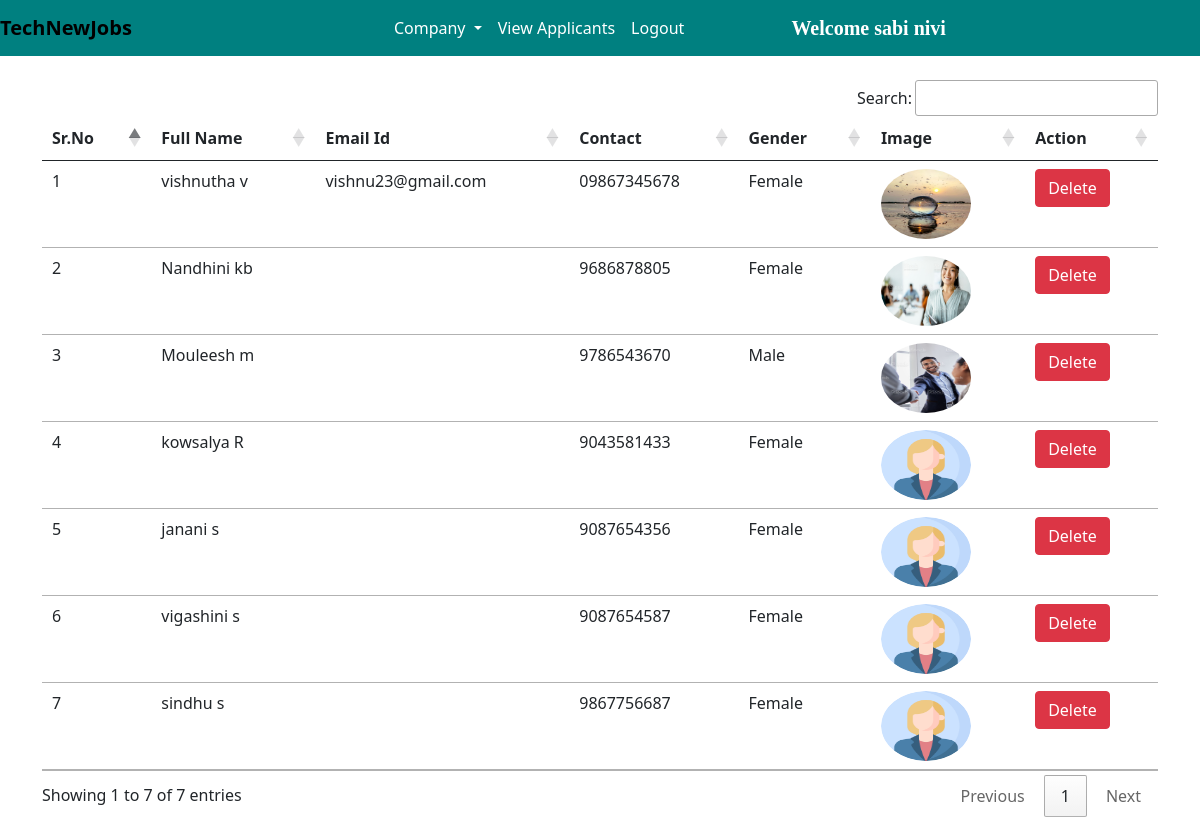
/view_applicants/ (signed in), run on the app's committed database.
### JobsApp/models.py (models this page shows, shortened)
class Applicant(models.Model):
    user = models.ForeignKey(User, on_delete=models.CASCADE)
    phone = models.CharField(max_length=10)
    image = models.ImageField(upload_to="")
    gender = models.CharField(max_length=10)
    type = models.CharField(max_length=15)

### JobsApp/views.py (the view)
# urls.py: path("view_applicants/", views.view_applicants, name="view_applicants"),
def view_applicants(request):
    if not request.user.is_authenticated:
        return redirect("/admin_login")
    applicants = Applicant.objects.all()
    return render(request, "view_applicants.html", {'applicants': applicants})

### JobsApp/templates/view_applicants.html (shortened to what this page needs)
{% extends 'admin_navbar.html' %}
{% block view_applicants %} active {% endblock %}
{% block body %}
<div class="container mt-4">
<table class="table table-hover" id="example">
    <thead>
        <tr>
            <th>Sr.No</th>
            <th>Full Name</th>
            <th>Email Id</th>
            <th>Contact</th>
            <th>Gender</th>
            <th>Image</th>
            <th>Action</th>
        </tr>
    </thead>
    <tbody>
        {% for applicant in applicants %}
        <tr>
            <td>{{forloop.counter}}</td>
            <td>{{applicant.user.get_full_name}}</td>
            <td>{{applicant.user.email}}</td>
            <td>{{applicant.phone}}</td>
            <td>{{applicant.gender}}</td>
            <td><img src="{{applicant.image.url}}" class="rounded-circle" width="90px" height="70px"></td>
            <td><a href="/delete_user/{{applicant.user.id}}/" class="btn btn-danger" onclick="return confirm('Are you sure you want to delete this applicant?')">Delete</a></td>
        </tr>
        {% endfor %}
    </tbody>
</table>
</div>
{% endblock %}

### JobsApp/templates/admin_navbar.html (shortened to what this page needs)
<!doctype html>
<html lang="en">
<head>
  <link href="https://cdn.jsdelivr.net/npm/bootstrap@5.0.2/dist/css/bootstrap.min.css" rel="stylesheet"
>
  <link rel="stylesheet" href="https://cdn.datatables.net/1.10.25/css/jquery.dataTables.min.css">
  <link rel="stylesheet" href="https://cdn.datatables.net/buttons/1.7.1/css/buttons.dataTables.min.css">
</head>
<body>
  <nav class="navbar navbar-expand-lg navbar-dark">
      <a class="navbar-brand" href="/"><span class="head1">Tech</span><span class="head2">NewJobs</span></a>
      <div class="container w-50">
      <div class="collapse navbar-collapse" id="navbarSupportedContent">
        <ul class="navbar-nav me-auto mb-2 mb-lg-0">
          <div class="collapse navbar-collapse" id="navbarNavDarkDropdown">
            <ul class="navbar-nav">
              <li class="nav-item dropdown">
                <a class="nav-link active dropdown-toggle" href="#" id="navbarDarkDropdownMenuLink" role="button" data-bs-toggle="dropdown" aria-expanded="false">
                  Company
                </a>
              </li>
            </ul>
          </div>
          <li class="nav-item">
            <a class="nav-link {% block view_applicants %} {% endblock %}" href="/view_applicants/">View Applicants</a>
          </li>
          <li class="nav-item">
            <a class="nav-link active" href="/logout/">Logout</a>
          </li>
        </ul>
        <a class="navbar-brand" style="font-weight: bold; font-family: 'Times New Roman', Times, serif;" href="#">Welcome {{request.user.get_full_name}}</a>
      </div>
      </div>
  </nav>
  {% block body %}
  {% endblock %}
</body>
</html>

### JobsApp/templates/admin_navbar.html (style rules this page uses)
.navbar { background-color: teal; }
.head1 { color: black; font-size: 20px; font-weight: bold; height: 40px; }
.head2 { color: black; font-size: 20px; font-weight: bold; }

### data on the page
Applicant: user.get_full_name "vishnutha v", user.email "vishnu23@gmail.com", phone "09867345678", gender "Female", image (picture)
Applicant: user.get_full_name "Nandhini kb", phone "9686878805", gender "Female", image (picture)
Applicant: user.get_full_name "Mouleesh m", phone "9786543670", gender "Male", image (picture)
Applicant: user.get_full_name "kowsalya R", phone "9043581433", gender "Female", image (picture)
Applicant: user.get_full_name "janani s", phone "9087654356", gender "Female", image (picture)
Applicant: user.get_full_name "vigashini s", phone "9087654587", gender "Female", image (picture)
Applicant: user.get_full_name "sindhu s", phone "9867756687", gender "Female", image (picture)

### other printed values
{{ request.user.get_full_name }} "sabi nivi"
